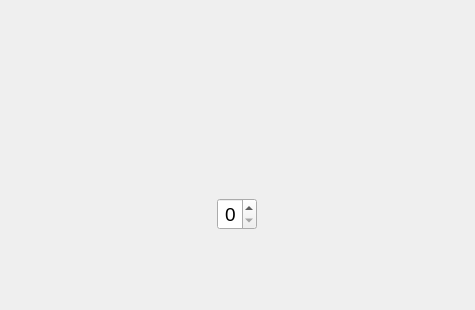
<?xml version="1.0" encoding="UTF-8"?>
<ui version="4.0">
 <class>LiftLocateDialog</class>
 <widget class="QDialog" name="LiftLocateDialog">
  <property name="geometry">
   <rect>
    <x>0</x>
    <y>0</y>
    <width>475</width>
    <height>310</height>
   </rect>
  </property>
  <property name="windowTitle">
   <string>Lift &amp; Locate Dialog</string>
  </property>
  <layout class="QVBoxLayout" name="verticalLayout">
   <property name="spacing">
    <number>10</number>
   </property>
   <property name="leftMargin">
    <number>20</number>
   </property>
   <property name="topMargin">
    <number>20</number>
   </property>
   <property name="rightMargin">
    <number>20</number>
   </property>
   <property name="bottomMargin">
    <number>20</number>
   </property>
   <item>
    <widget class="QLabel" name="error">
     <property name="sizePolicy">
      <sizepolicy hsizetype="Preferred" vsizetype="Expanding">
       <horstretch>0</horstretch>
       <verstretch>0</verstretch>
      </sizepolicy>
     </property>
     <property name="font">
      <font>
       <pointsize>10</pointsize>
       <italic>true</italic>
      </font>
     </property>
     <property name="styleSheet">
      <string notr="true">color: rgb(170, 0, 0);</string>
     </property>
     <property name="text">
      <string/>
     </property>
     <property name="alignment">
      <set>Qt::AlignCenter</set>
     </property>
    </widget>
   </item>
   <item>
    <widget class="QWidget" name="widget_others" native="true">
     <property name="minimumSize">
      <size>
       <width>0</width>
       <height>30</height>
      </size>
     </property>
     <layout class="QHBoxLayout" name="horizontalLayout_2">
      <property name="spacing">
       <number>0</number>
      </property>
      <property name="leftMargin">
       <number>0</number>
      </property>
      <property name="topMargin">
       <number>0</number>
      </property>
      <property name="rightMargin">
       <number>0</number>
      </property>
      <property name="bottomMargin">
       <number>0</number>
      </property>
      <item>
       <widget class="QSpinBox" name="spin_cnt">
        <property name="sizePolicy">
         <sizepolicy hsizetype="Fixed" vsizetype="Fixed">
          <horstretch>0</horstretch>
          <verstretch>0</verstretch>
         </sizepolicy>
        </property>
        <property name="font">
         <font>
          <pointsize>14</pointsize>
         </font>
        </property>
        <property name="alignment">
         <set>Qt::AlignRight|Qt::AlignTrailing|Qt::AlignVCenter</set>
        </property>
        <property name="maximum">
         <number>6</number>
        </property>
       </widget>
      </item>
     </layout>
    </widget>
   </item>
   <item>
    <widget class="QWidget" name="widget" native="true">
     <property name="minimumSize">
      <size>
       <width>0</width>
       <height>50</height>
      </size>
     </property>
     <layout class="QHBoxLayout" name="horizontalLayout">
      <property name="spacing">
       <number>0</number>
      </property>
      <property name="leftMargin">
       <number>0</number>
      </property>
      <property name="topMargin">
       <number>0</number>
      </property>
      <property name="rightMargin">
       <number>0</number>
      </property>
      <property name="bottomMargin">
       <number>0</number>
      </property>
      <item>
       <spacer name="horizontalSpacer">
        <property name="orientation">
         <enum>Qt::Horizontal</enum>
        </property>
        <property name="sizeHint" stdset="0">
         <size>
          <width>165</width>
          <height>20</height>
         </size>
        </property>
       </spacer>
      </item>
      <item>
       <widget class="QWidget" name="box" native="true">
        <property name="minimumSize">
         <size>
          <width>100</width>
          <height>0</height>
         </size>
        </property>
        <layout class="QHBoxLayout" name="layout_buttons">
         <property name="spacing">
          <number>20</number>
         </property>
         <property name="leftMargin">
          <number>0</number>
         </property>
         <property name="topMargin">
          <number>0</number>
         </property>
         <property name="rightMargin">
          <number>0</number>
         </property>
         <property name="bottomMargin">
          <number>0</number>
         </property>
        </layout>
       </widget>
      </item>
      <item>
       <spacer name="horizontalSpacer_2">
        <property name="orientation">
         <enum>Qt::Horizontal</enum>
        </property>
        <property name="sizeHint" stdset="0">
         <size>
          <width>164</width>
          <height>20</height>
         </size>
        </property>
       </spacer>
      </item>
     </layout>
    </widget>
   </item>
  </layout>
 </widget>
 <resources/>
 <connections/>
</ui>
